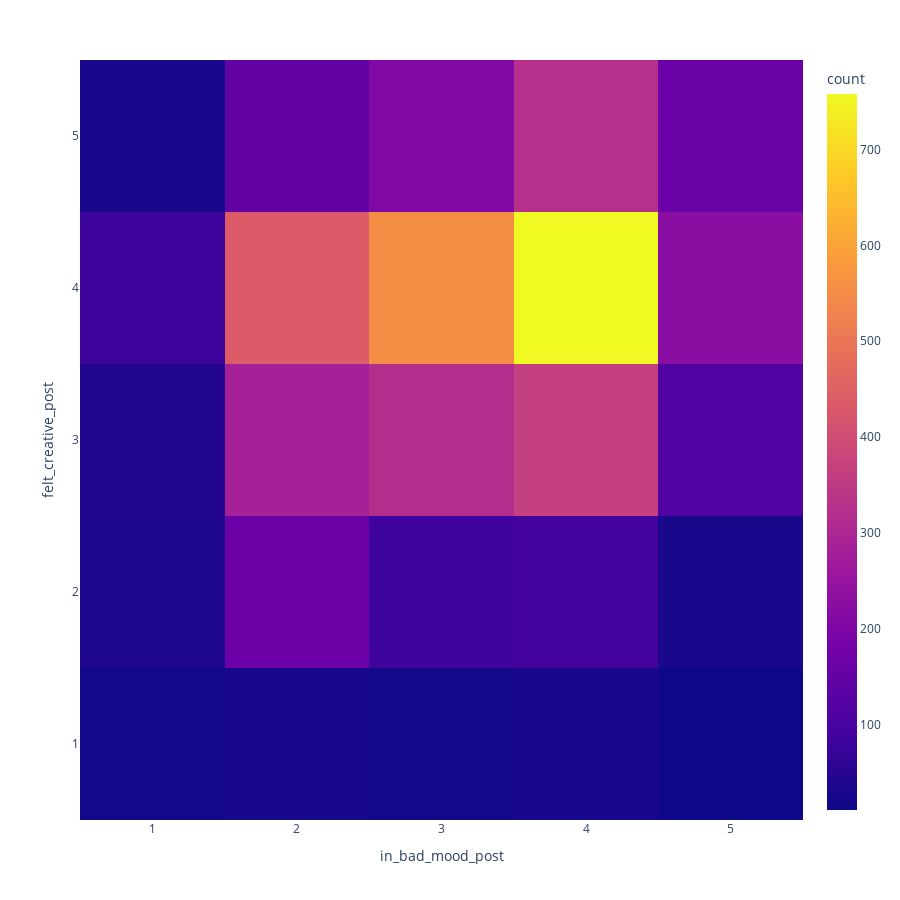

The cell this chart's notebook holds for it:
### Markdown cell above
### __Correlation between creativity and being in a bad mood in the post-test__

### Code cell
plot_creative_badmood_post(exclusions_df)

### Figure 1 — Plotly figure (JSON) as saved in the notebook; plotly's stock layout.template omitted (floating-point values rounded to 4 significant figures; data arrays with more than 128 entries replaced by an {"elided": "..."} marker saying what was removed)
{"data": [{"coloraxis": "coloraxis", "hovertemplate": "in_bad_mood_post=%{x}<br>felt_creative_post=%{y}<br>count=%{z}<extra></extra>", "name": "", "type": "histogram2d", "x": {"elided": "4715 int values"}, "xaxis": "x", "xbingroup": "x", "y": {"elided": "4715 int values"}, "yaxis": "y", "ybingroup": "y"}], "layout": {"coloraxis": {"colorbar": {"title": {"text": "count"}}, "colorscale": [[0, "#0d0887"], [0.1111, "#46039f"], [0.2222, "#7201a8"], [0.3333, "#9c179e"], [0.4444, "#bd3786"], [0.5556, "#d8576b"], [0.6667, "#ed7953"], [0.7778, "#fb9f3a"], [0.8889, "#fdca26"], [1, "#f0f921"]]}, "height": 900, "legend": {"tracegroupgap": 0}, "margin": {"t": 60}, "width": 900, "xaxis": {"anchor": "y", "domain": [0, 1], "title": {"text": "in_bad_mood_post"}}, "yaxis": {"anchor": "x", "domain": [0, 1], "title": {"text": "felt_creative_post"}}}}
